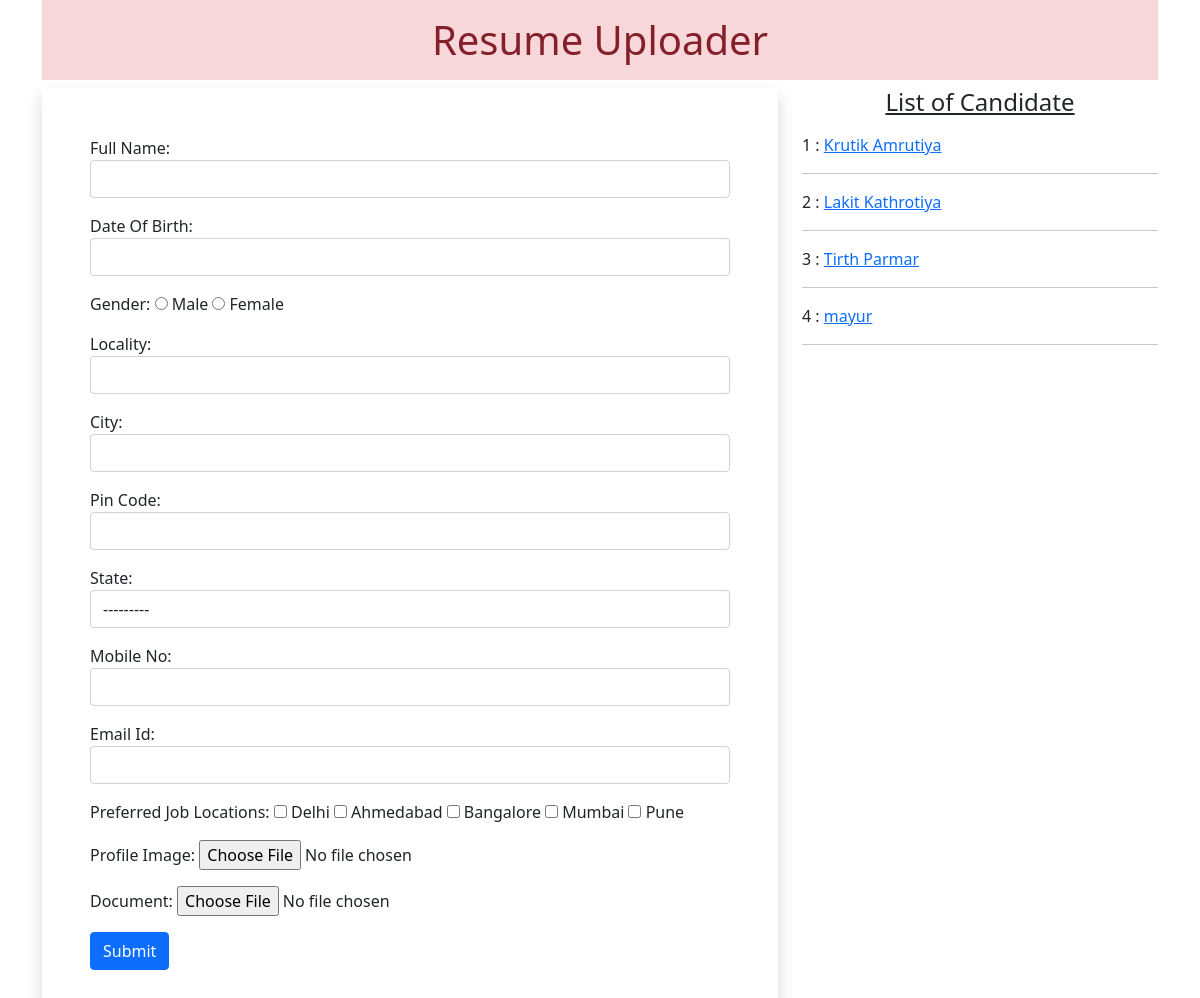
The page / on the database its author committed.
### myapp/models.py (models this page shows)
class Resume(models.Model):
    name = models.CharField(max_length=100)
    dob = models.DateField(auto_now=False,auto_now_add=False)
    gender = models.CharField(max_length=10)
    locality = models.CharField(max_length=100)
    city = models.CharField(max_length=100)
    pin = models.PositiveIntegerField()
    state = models.CharField(choices=STATE_CHOICE ,max_length=50)
    mobile = models.PositiveIntegerField()
    email = models.EmailField()
    job_city = models.CharField(max_length=100)
    profile_image = models.ImageField(upload_to='profileimg',blank=True)
    my_file = models.FileField(upload_to='doc',blank=True)

### myapp/views.py (the view, shortened to what this page needs)
# urls.py: path('', views.HomeView.as_view(), name='HomeView'),
class HomeView(View):
    def get(self,request):
        form = ResumeForm()
        candidates = Resume.objects.all()
        return render(request,'home.html',{'candidates': candidates,'form': form})

### template/home.html (shortened to what this page needs)
<!DOCTYPE html>
{% load static %}
<html lang="en">
<head>
 <link href="https://cdn.jsdelivr.net/npm/bootstrap@5.0.0-beta2/dist/css/bootstrap.min.css" rel="stylesheet">
 <link rel="stylesheet" href="//code.jquery.com/ui/1.12.1/themes/base/jquery-ui.css">
 <link rel="stylesheet" href="{% static 'style.css' %}">
</head>
<body>
 <div class="container mb-5">
  <h1 class="alert-danger text-center p-3">Resume Uploader</h1>
  <div class="row">
   <div class="col-sm-8">
    <form action="" method="post" enctype="multipart/form-data" class="shadow p-5">
     {% for fm in form %}
       <div class="form-group mb-3">
       {{fm.label_tag}} {{fm}} <small class="text-danger">{{fm.errors|striptags}}</small>
       </div>
     {% endfor %}
     <input type="submit" value="Submit" class="btn btn-primary">
    </form>
   </div>
   <div class="col-sm-4">
    <h4 class="text-center mb-3"><u>List of Candidate</u></h4>
    {% for candidate in candidates %}
     {{candidate.id}} : <a href="{% url 'Candidate' candidate.id %}">{{candidate.name}}</a>
     <hr>
    {% endfor %}
   </div>
  </div>
 </div>
</body>
</html>

### static/style.css (style rules this page uses)
#id_gender, #id_job_city { list-style-type: none; display: inline-flex; }
input#id_gender_1 { margin-left: 4px; }
input#id_job_city_1 { margin-left: 4px; }
input#id_job_city_2 { margin-left: 4px; }
input#id_job_city_3 { margin-left: 4px; }
input#id_job_city_4 { margin-left: 4px; }

### rows shown on the page
Resume: id "1", name "Krutik Amrutiya"
Resume: id "2", name "Lakit Kathrotiya"
Resume: id "3", name "Tirth Parmar"
Resume: id "4", name "mayur"

### other values the page prints
{{ fm.label_tag }} "Full Name:" "Date Of Birth:" "Gender:" "Locality:" "City:" "Pin Code:" "State:" "Mobile No:" "Email Id:" "Preferred Job Locations:" "Profile Image:" "Document:"
